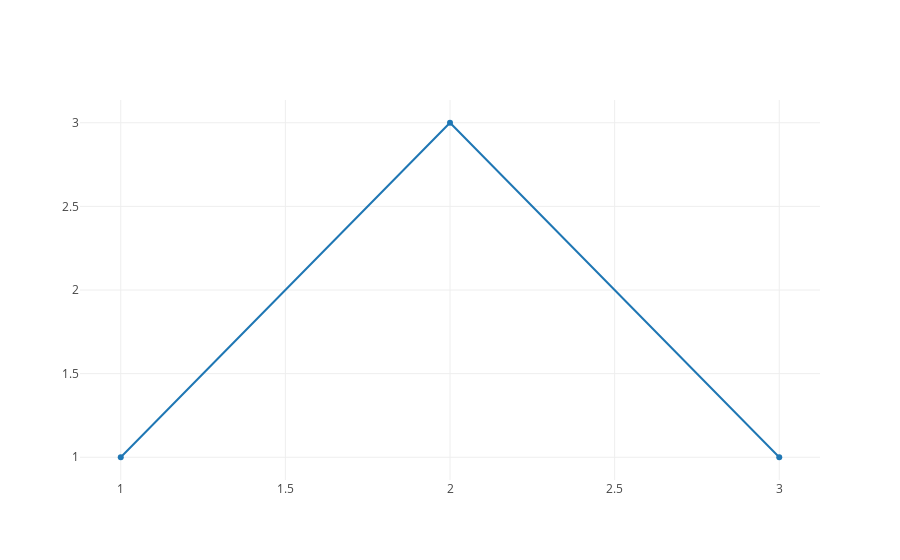

The cell this chart's notebook holds for it:
### Code cell
from plotly.offline import init_notebook_mode, iplot
from plotly.graph_objs import *

init_notebook_mode(connected=True)

data = Data([
    Scatter(
        x=[1, 2, 3],
        y=[1, 3, 1]
    )
])

config = {
    'linkText': "Let's visit plot.ly !!!",
    'scrollZoom': True,
    'displayModeBar': True,
    'editable': True
}
iplot(data, config=dict(displaylogo=False,
                 modeBarButtonsToRemove=['sendDataToCloud']))

### Figure 1 — Plotly figure (JSON) as saved in the notebook; plotly's stock layout.template omitted (floating-point values rounded to 4 significant figures)
{"data": [{"type": "scatter", "uid": "fc8df5", "x": [1, 2, 3], "y": [1, 3, 1]}], "layout": {"autosize": true, "xaxis": {"autorange": true, "range": [0.8841, 3.116], "type": "linear"}, "yaxis": {"autorange": true, "range": [0.8535, 3.146], "type": "linear"}}}
